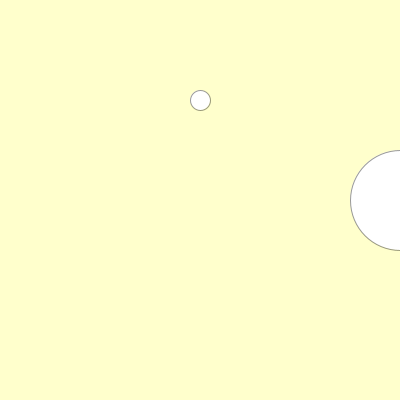
Frame 1 (no input)
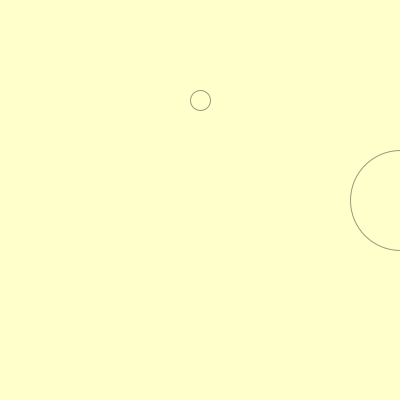
Frame 60 (the mouse pressed at the canvas centre just before this capture)
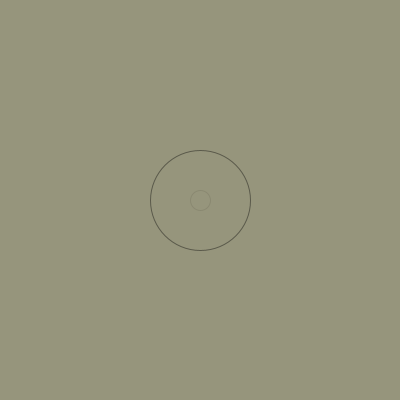
Frame 120 (the mouse held since frame 60 and released just before this capture)

The Processing sketch that drew these frames (run headless with seeded random() and noise(); from frame 60 on, the mouse is pressed at the canvas centre):

// Processing sketch: processing_134861
// ── processing_134861.pde

//Diego Rodriguez, Week-3_part-2, CC Spring 14, Rory S.
//week3_part2


void setup() { 
    size(400, 400); 
    smooth(); 
    stroke(0, 102); 
    
  } 
  void draw() 
  { 
    // lerpColor from sepia to pitchblack
   
    color sepia = color(255,255,204,200);
    color pitchBlack = color(44,43,44,200);
    
    float amt = map( mouseX, 0,width, 0,1 );
    color c = lerpColor( sepia, pitchBlack, amt );
    background(c);
    
    

 
 // mouseX - mouseY - pmouseX - pmouseY - map - float
 
 float circ_y = map(mouseY,0,height, 100,300);
  ellipse( 200,circ_y, 20,20 );
  int circ_x = round( map(mouseX, 0,width, width,0) );
  ellipse( circ_x,200, 100,100 );
  float r =  map(mouseX, 0,width, 0,255);
  fill(c);
  
  
  
  }
  
  
